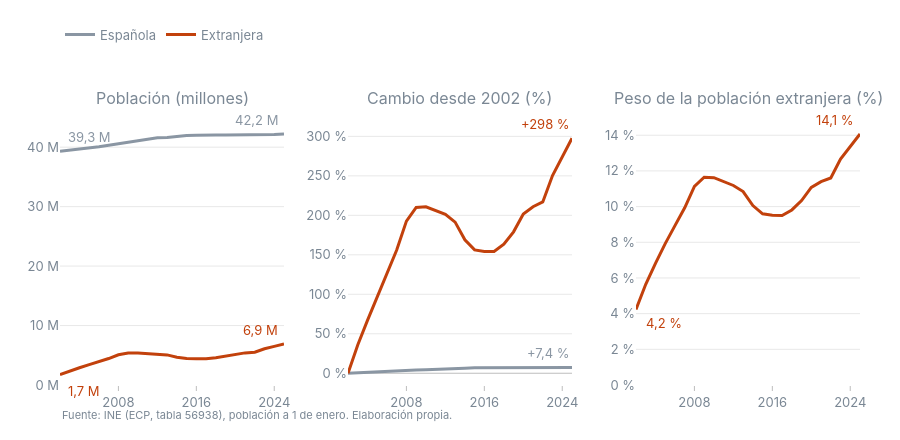

Notebook source saved alongside this figure:
### Code cell
#| label: fig-peso-nac
#| fig-cap: "Izquierda: población española y extranjera (millones). Centro: cambio acumulado desde 2002 (%). Derecha: peso de la población extranjera sobre el total"
fig_indice_peso(nac, "Española", "Extranjera", "la población extranjera").show()

### Figure 1 — Plotly figure (JSON) as saved in the notebook; plotly's stock layout.template omitted (floating-point values rounded to 4 significant figures)
{"data": [{"hovertemplate": "%{text}", "line": {"color": "#8a96a3", "width": 3}, "mode": "lines", "name": "Española", "text": ["39.297.299 personas", "39.465.808 personas", "39.646.666 personas", "39.866.131 personas", "40.079.053 personas", "40.335.225 personas", "40.582.643 personas", "40.852.612 personas", "41.084.042 personas", "41.354.734 personas", "41.582.186 personas", "41.648.066 personas", "41.819.392 personas", "41.971.737 personas", "41.999.550 personas", "42.079.740 personas", "42.067.748 personas", "42.068.189 personas", "42.076.772 personas", "41.998.096 personas", "41.977.681 personas", "41.995.741 personas", "42.117.413 personas", "42.216.326 personas"], "type": "scatter", "x": [2002, 2003, 2004, 2005, 2006, 2007, 2008, 2009, 2010, 2011, 2012, 2013, 2014, 2015, 2016, 2017, 2018, 2019, 2020, 2021, 2022, 2023, 2024, 2025], "xaxis": "x", "y": [39.3, 39.47, 39.65, 39.87, 40.08, 40.34, 40.58, 40.85, 41.08, 41.35, 41.58, 41.65, 41.82, 41.97, 42.0, 42.08, 42.07, 42.07, 42.08, 42.0, 41.98, 42.0, 42.12, 42.22], "yaxis": "y"}, {"hovertemplate": "%{text}", "line": {"color": "#8a96a3", "width": 3}, "mode": "lines", "name": "Española", "showlegend": false, "text": ["+0 % · 39.297.299 personas", "+0 % · 39.465.808 personas", "+1 % · 39.646.666 personas", "+1 % · 39.866.131 personas", "+2 % · 40.079.053 personas", "+3 % · 40.335.225 personas", "+3 % · 40.582.643 personas", "+4 % · 40.852.612 personas", "+5 % · 41.084.042 personas", "+5 % · 41.354.734 personas", "+6 % · 41.582.186 personas", "+6 % · 41.648.066 personas", "+6 % · 41.819.392 personas", "+7 % · 41.971.737 personas", "+7 % · 41.999.550 personas", "+7 % · 42.079.740 personas", "+7 % · 42.067.748 personas", "+7 % · 42.068.189 personas", "+7 % · 42.076.772 personas", "+7 % · 41.998.096 personas", "+7 % · 41.977.681 personas", "+7 % · 41.995.741 personas", "+7 % · 42.117.413 personas", "+7 % · 42.216.326 personas"], "type": "scatter", "x": [2002, 2003, 2004, 2005, 2006, 2007, 2008, 2009, 2010, 2011, 2012, 2013, 2014, 2015, 2016, 2017, 2018, 2019, 2020, 2021, 2022, 2023, 2024, 2025], "xaxis": "x2", "y": [0, 0.4288, 0.889, 1.448, 1.989, 2.641, 3.271, 3.958, 4.547, 5.236, 5.814, 5.982, 6.418, 6.806, 6.876, 7.08, 7.05, 7.051, 7.073, 6.873, 6.821, 6.867, 7.176, 7.428], "yaxis": "y2"}, {"hovertemplate": "%{text}", "line": {"color": "#c2410c", "width": 3}, "mode": "lines", "name": "Extranjera", "text": ["1.737.972 personas", "2.362.027 personas", "2.900.788 personas", "3.430.204 personas", "3.930.916 personas", "4.449.434 personas", "5.086.295 personas", "5.386.659 personas", "5.402.579 personas", "5.312.440 personas", "5.236.030 personas", "5.064.584 personas", "4.676.352 personas", "4.453.985 personas", "4.419.334 personas", "4.417.653 personas", "4.577.322 personas", "4.850.762 personas", "5.241.278 personas", "5.402.702 personas", "5.509.046 personas", "6.089.620 personas", "6.502.282 personas", "6.911.971 personas"], "type": "scatter", "x": [2002, 2003, 2004, 2005, 2006, 2007, 2008, 2009, 2010, 2011, 2012, 2013, 2014, 2015, 2016, 2017, 2018, 2019, 2020, 2021, 2022, 2023, 2024, 2025], "xaxis": "x", "y": [1.738, 2.362, 2.901, 3.43, 3.931, 4.449, 5.086, 5.387, 5.403, 5.312, 5.236, 5.065, 4.676, 4.454, 4.419, 4.418, 4.577, 4.851, 5.241, 5.403, 5.509, 6.09, 6.502, 6.912], "yaxis": "y"}, {"hovertemplate": "%{text}", "line": {"color": "#c2410c", "width": 3}, "mode": "lines", "name": "Extranjera", "showlegend": false, "text": ["-0 % · 1.737.972 personas", "+36 % · 2.362.027 personas", "+67 % · 2.900.788 personas", "+97 % · 3.430.204 personas", "+126 % · 3.930.916 personas", "+156 % · 4.449.434 personas", "+193 % · 5.086.295 personas", "+210 % · 5.386.659 personas", "+211 % · 5.402.579 personas", "+206 % · 5.312.440 personas", "+201 % · 5.236.030 personas", "+191 % · 5.064.584 personas", "+169 % · 4.676.352 personas", "+156 % · 4.453.985 personas", "+154 % · 4.419.334 personas", "+154 % · 4.417.653 personas", "+163 % · 4.577.322 personas", "+179 % · 4.850.762 personas", "+202 % · 5.241.278 personas", "+211 % · 5.402.702 personas", "+217 % · 5.509.046 personas", "+250 % · 6.089.620 personas", "+274 % · 6.502.282 personas", "+298 % · 6.911.971 personas"], "type": "scatter", "x": [2002, 2003, 2004, 2005, 2006, 2007, 2008, 2009, 2010, 2011, 2012, 2013, 2014, 2015, 2016, 2017, 2018, 2019, 2020, 2021, 2022, 2023, 2024, 2025], "xaxis": "x2", "y": [-1.11e-14, 35.91, 66.91, 97.37, 126.2, 156.0, 192.7, 209.9, 210.9, 205.7, 201.3, 191.4, 169.1, 156.3, 154.3, 154.2, 163.4, 179.1, 201.6, 210.9, 217.0, 250.4, 274.1, 297.7], "yaxis": "y2"}, {"hovertemplate": "%{y:.1f} %", "line": {"color": "#c2410c", "width": 3}, "mode": "lines", "name": "Peso de la población extranjera", "showlegend": false, "type": "scatter", "x": [2002, 2003, 2004, 2005, 2006, 2007, 2008, 2009, 2010, 2011, 2012, 2013, 2014, 2015, 2016, 2017, 2018, 2019, 2020, 2021, 2022, 2023, 2024, 2025], "xaxis": "x3", "y": [4.235, 5.647, 6.818, 7.923, 8.932, 9.935, 11.14, 11.65, 11.62, 11.38, 11.18, 10.84, 10.06, 9.594, 9.521, 9.501, 9.813, 10.34, 11.08, 11.4, 11.6, 12.66, 13.37, 14.07], "yaxis": "y3"}], "layout": {"annotations": [{"font": {"size": 16}, "showarrow": false, "text": "Población (millones)", "x": 0.14, "xanchor": "center", "xref": "paper", "y": 1, "yanchor": "bottom", "yref": "paper"}, {"font": {"size": 16}, "showarrow": false, "text": "Cambio desde 2002 (%)", "x": 0.5, "xanchor": "center", "xref": "paper", "y": 1, "yanchor": "bottom", "yref": "paper"}, {"font": {"size": 16}, "showarrow": false, "text": "Peso de la población extranjera (%)", "x": 0.86, "xanchor": "center", "xref": "paper", "y": 1, "yanchor": "bottom", "yref": "paper"}, {"font": {"color": "#8a96a3"}, "showarrow": false, "text": "39,3 M", "x": 2002, "xanchor": "left", "xref": "x", "xshift": 6, "y": 39.3, "yref": "y", "yshift": 14}, {"font": {"color": "#8a96a3"}, "showarrow": false, "text": "42,2 M", "x": 2025, "xanchor": "right", "xref": "x", "xshift": -4, "y": 42.22, "yref": "y", "yshift": 14}, {"font": {"color": "#8a96a3"}, "showarrow": false, "text": "+7,4 %", "x": 2025, "xanchor": "right", "xref": "x2", "y": 7.428, "yref": "y2", "yshift": 14}, {"font": {"color": "#c2410c"}, "showarrow": false, "text": "1,7 M", "x": 2002, "xanchor": "left", "xref": "x", "xshift": 6, "y": 1.738, "yref": "y", "yshift": -16}, {"font": {"color": "#c2410c"}, "showarrow": false, "text": "6,9 M", "x": 2025, "xanchor": "right", "xref": "x", "xshift": -4, "y": 6.912, "yref": "y", "yshift": 14}, {"font": {"color": "#c2410c"}, "showarrow": false, "text": "+298 %", "x": 2025, "xanchor": "right", "xref": "x2", "y": 297.7, "yref": "y2", "yshift": 14}, {"font": {"color": "#c2410c"}, "showarrow": false, "text": "4,2 %", "x": 2002, "xanchor": "left", "xref": "x3", "xshift": 8, "y": 4.235, "yref": "y3", "yshift": -14}, {"font": {"color": "#c2410c"}, "showarrow": false, "text": "14,1 %", "x": 2025, "xanchor": "right", "xref": "x3", "xshift": -4, "y": 14.07, "yref": "y3", "yshift": 14}, {"font": {"color": "#7a8794", "size": 11}, "showarrow": false, "text": "Fuente: INE (ECP, tabla 56938), población a 1 de enero. Elaboración propia.", "x": 0, "xanchor": "left", "xref": "paper", "y": -0.14, "yref": "paper"}], "height": 440, "hovermode": "x unified", "legend": {"y": 1.22}, "margin": {"b": 55, "l": 60, "r": 40, "t": 110}, "xaxis": {"anchor": "y", "domain": [0, 0.28], "dtick": 8}, "xaxis2": {"anchor": "y2", "domain": [0.36, 0.64], "dtick": 8}, "xaxis3": {"anchor": "y3", "domain": [0.72, 1], "dtick": 8}, "yaxis": {"anchor": "x", "domain": [0, 1], "rangemode": "tozero", "tickformat": ".0f", "ticksuffix": " M"}, "yaxis2": {"anchor": "x2", "domain": [0, 1], "range": [-14.89, 333.4], "tickformat": ",.0f", "ticksuffix": " %", "zeroline": true, "zerolinecolor": "rgba(127,127,127,.5)"}, "yaxis3": {"anchor": "x3", "domain": [0, 1], "rangemode": "tozero", "tickformat": ".0f", "ticksuffix": " %"}}}
